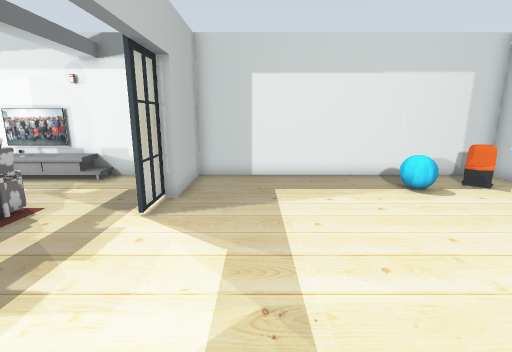
view 1 (above)

17 first-person views from a walk through a Gazebo world. The camera is 1.3 m above the floor, tilts 12° down and sees 85° across. The floor is counted in squares, 0.5 m on a side. Each view is taken from the middle of a square. On the plan, view 1 faces up. The plan holds only what a view shows up to about 19 squares ahead; the rest is blank. Some surface patterns are stand-ins.

view 2
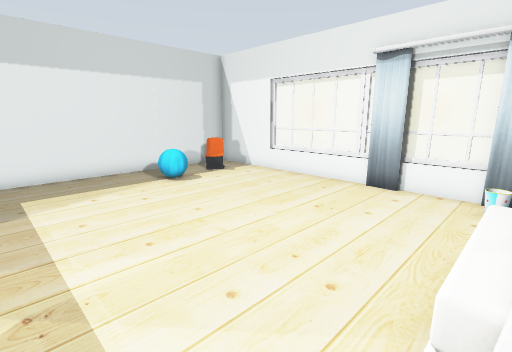

view 3
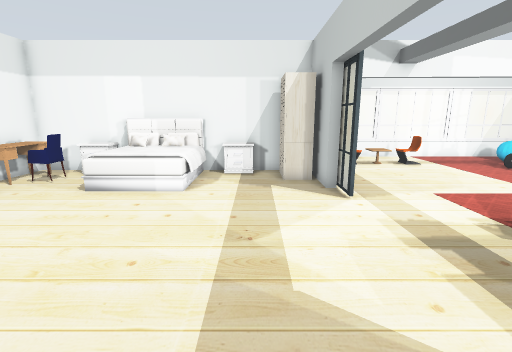

view 4
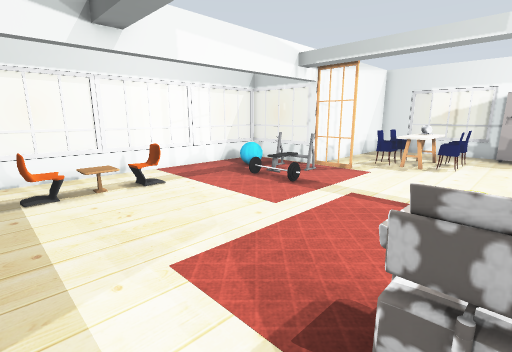

view 5
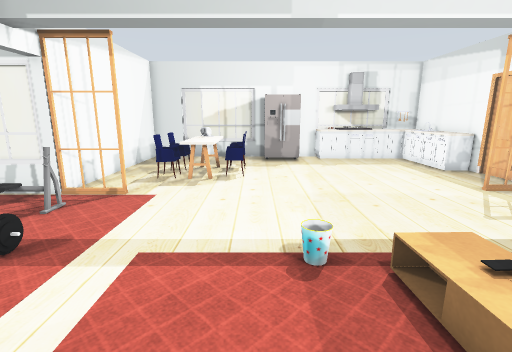

view 6
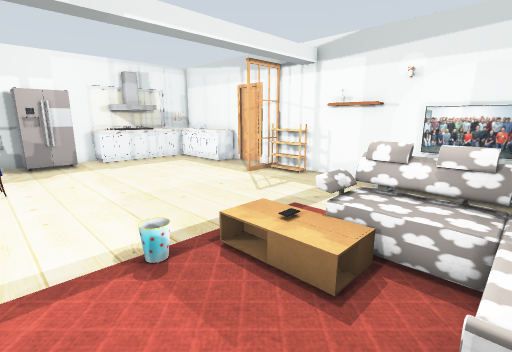

view 7
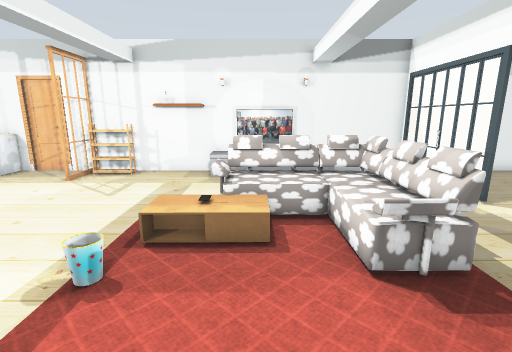

view 8
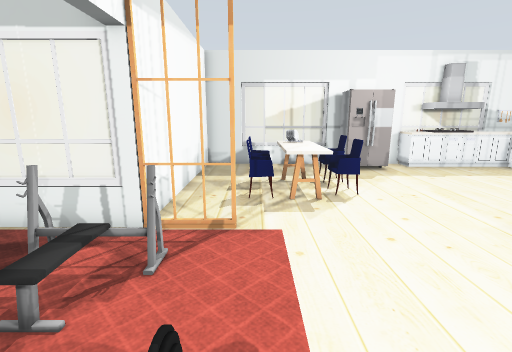

view 9
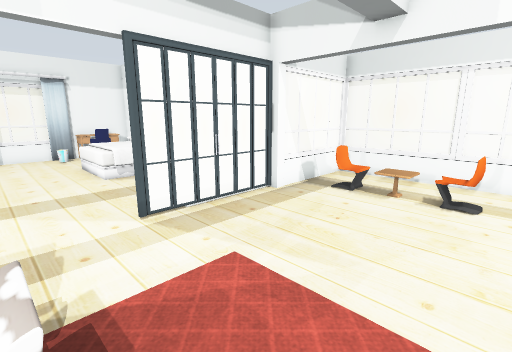

view 10
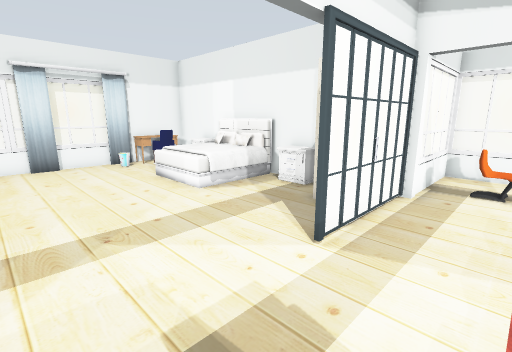

view 11
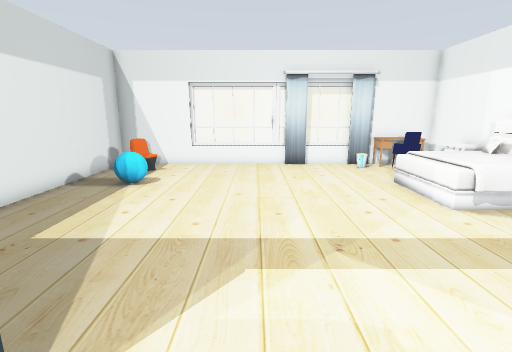

view 12
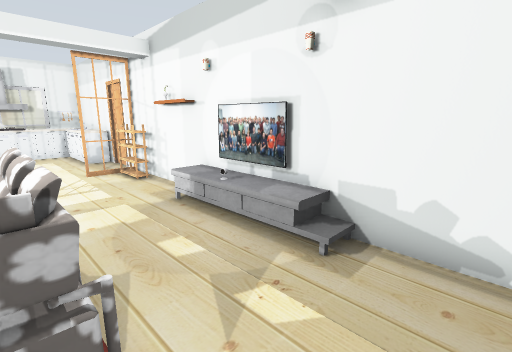

view 13
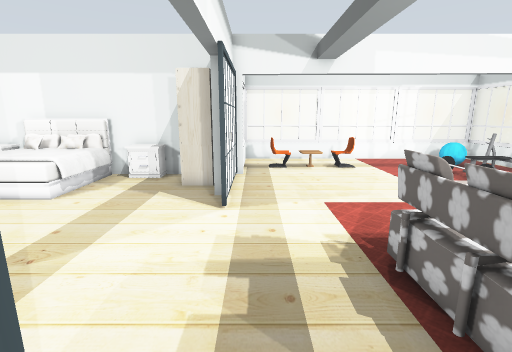

view 14
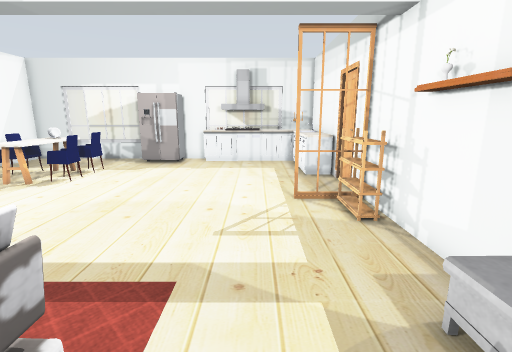

view 15
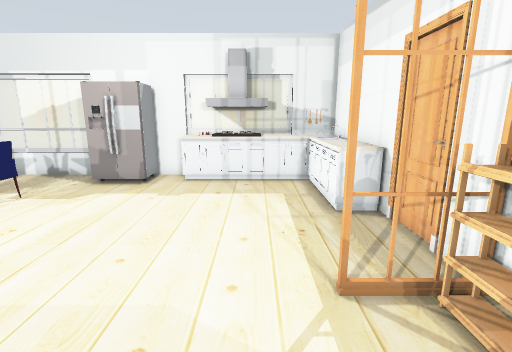

view 16
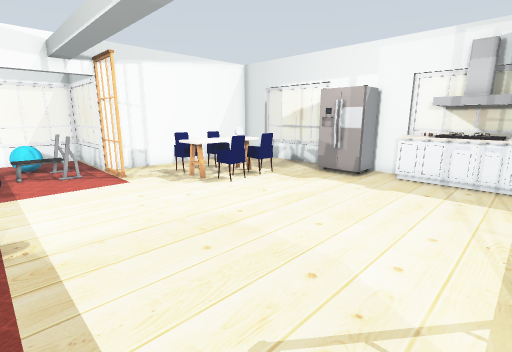

view 17
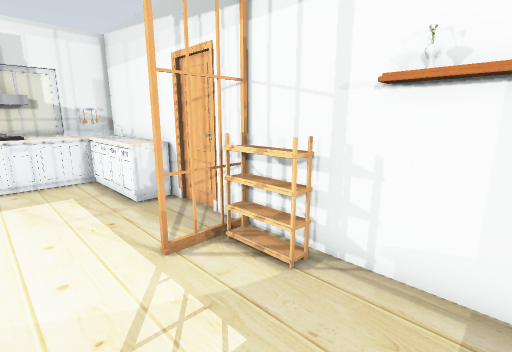

### Floor plan
Points are (right, up) in squares from view 1. A wall is a line through its corners. A room is listed if a view was taken in it or the views show most of it. See-through windows are left out.
Room 1 (views 1, 2, 3, 4, 5, 6, 7, 8, 9, 10, 11, 12, 13, 14, 15, 16, 17)
walls: (-3.1, -1.1) (-2.6, -1.1) (-2.6, -3.8); (-3.4, -5.5) (-3.4, -4.6); (-1.3, -4.7) (10.6, -4.7) (10.6, -1.3); (-2.9, 12.5) (-18.5, 12.5); (-21, 12.5) (-26.6, 12.5) (-26.6, 11.4); (-26.6, 2.8) (-26.6, -4.7) (-17.3, -4.7) (-17.3, -9.5); (-26.6, 6) (-26.6, 4.4); (10.6, 8.4) (10.6, 12.5) (-2.6, 12.5) (-2.6, 8.9) (-3, 8.9)
low walls: (-8.6, -9.5) (-3.3, -9.5); (-17.3, -9.5) (-12.4, -9.5); (10.6, 3.4) (10.6, 4.5)
objects: window (-27, 1); bench (-27, 8); window (-27, 9) to (-27, 10); other object (-27, 11); fridge (-26, 3) to (-25, 4); kitchen cabinet (-26, 6) to (-26, 7); other object (-26, 8) to (-26, 9); kitchen cabinet (-26, 10) to (-22, 12); kitchen table (-23, -1) to (-23, 0); chair (-22, -2); table (-22, -1) to (-22, 0); chair (-22, 1); kitchen table (-21, -1) to (-20, 0); chair (-21, 1) to (-20, 1); chair (-20, -2) to (-20, -1); door leaf (-20, 13); other object (-19, 13); door leaf (-18, 10) to (-18, 12); window (-17, -9) to (-17, -7); door leaf (-17, -4) to (-17, -3); shoe rack (-17, 12) to (-16, 12); other object (-16, -6) to (-14, -4); window (-15, -10); cyan ball (-15, -7) to (-14, -7); vase (-14, 12); other object (-13, -5) to (-13, -3); bin (-13, 3); other object (-13, 12); window (-12, -10) to (-9, -10); coffee table (-12, 5) to (-10, 6); TV cabinet (-12, 11) to (-10, 12); sofa (-11, 3) to (-6, 7); table (-11, 5); TV (-11, 12) to (-8, 12); chair (-9, -7) to (-8, -7); table (-7, -7) to (-7, -6); TV cabinet (-7, 12); chair (-6, -7) to (-5, -7); window (-5, -10); window (-3, -9) to (-3, -6); door leaf (-3, -2); door leaf (-3, 0); door leaf (-3, 7) to (-3, 8); door leaf (-3, 10); wardrobe (-2, -4) to (-1, -3); nightstand (0, -4) to (1, -4); bed (3, -4) to (6, -1); cyan ball (6, 10); nightstand (7, -4) to (8, -4); chair (8, -3) to (9, -2); chair (8, 10) to (9, 11); desk (9, -4) to (10, -2); bin (9, -1) to (10, 0); curtain (10, -1); window (11, 0) to (11, 3); window (11, 5) to (11, 8)

Where each view was taken, in squares from view 1:
view 1: 0 up, 0 right, facing up
view 2: 1 down, 0 right, facing up-right
view 3: 9 up, 0 right, facing down
view 4: 4 up, 4 left, facing down-left
view 5: 2 up, 8 left, facing left
view 6: 1 up, 8 left, facing up-left
view 7: 1 down, 10 left, facing up
view 8: 2 down, 11 left, facing left
view 9: 3 up, 10 left, facing down-right
view 10: 5 up, 6 left, facing down-right
view 11: 5 up, 5 left, facing right
view 12: 7 up, 4 left, facing up-left
view 13: 8 up, 4 left, facing down
view 14: 9 up, 9 left, facing left
view 15: 9 up, 14 left, facing left
view 16: 10 up, 13 left, facing down-left
view 17: 8 up, 13 left, facing up-left
